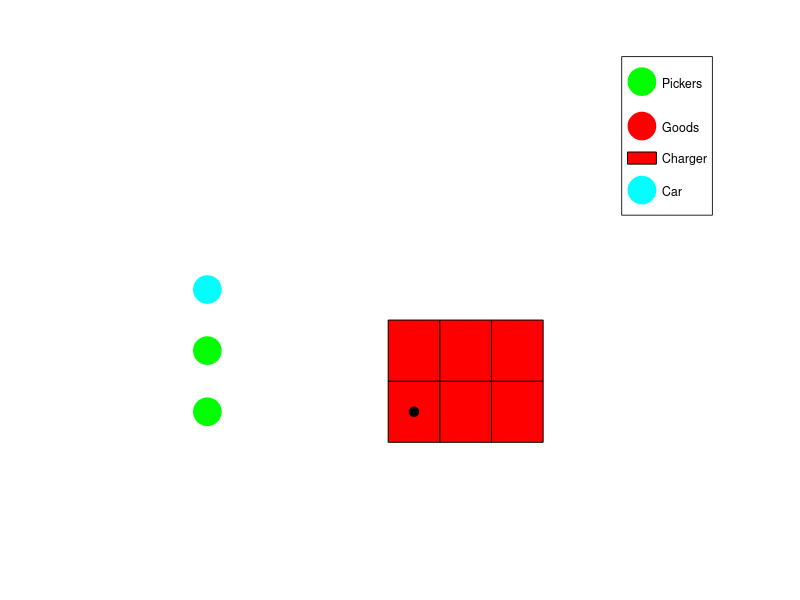

Recreate this plot in MATLAB. (Note: this script raises an error after producing the figure.)
clc, clear all, close all;
hold on;
axis([0, 60, 0, 20])
axis off

pick1 = scatter(10, 5, 400, 'g', 'MarkerFaceColor', 'g');
goods = scatter(10000, 100000, 400, 'r', 'MarkerFaceColor', 'r');
goods1 = rectangle('Position', [27.5, 3.75, 5, 2.5], 'EdgeColor', 'k', 'FaceColor', 'r');
charge1 = scatter(10, 10, 400, 'c', 'MarkerFaceColor', 'c');
car = scatter(1000, 1000, 50, 'k', 'MarkerFaceColor', 'k');

pick2 = scatter(10, 7.5, 400, 'g', 'MarkerFaceColor', 'g');

% goods2 = scatter(30, 10, 400, 'r', 'MarkerFaceColor', 'r');
% goods3 = scatter(40, 5, 400, 'r', 'MarkerFaceColor', 'r');
% goods4 = scatter(40, 10, 400, 'r', 'MarkerFaceColor', 'r');
% goods5 = scatter(50, 5, 400, 'r', 'MarkerFaceColor', 'r');
% goods6 = scatter(50, 10, 400, 'r', 'MarkerFaceColor', 'r');

goods2 = rectangle('Position', [27.5, 6.25, 5, 2.5], 'EdgeColor', 'k', 'FaceColor', 'r');
goods3 = rectangle('Position', [32.5, 3.75, 5, 2.5], 'EdgeColor', 'k', 'FaceColor', 'r');
goods4 = rectangle('Position', [32.5, 6.25, 5, 2.5], 'EdgeColor', 'k', 'FaceColor', 'r');
goods5 = rectangle('Position', [37.5, 3.75, 5, 2.5], 'EdgeColor', 'k', 'FaceColor', 'r');
goods6 = rectangle('Position', [37.5, 6.25, 5, 2.5], 'EdgeColor', 'k', 'FaceColor', 'r');

car1 = scatter(1, 1, 50, 'k', 'MarkerFaceColor', 'k');

t1 = linspace(0,30);
x1 = t1;
y1 = t1/6;

t2 = linspace(30, 10);
x2 = t2;
y2 = y1(end) + 0*t2;

t3 = linspace(10,30);
x3 = t3;
y3 = y1(end) + 0*t2;

%(30, 5) -> (10, 15)
t4 = linspace(30, 10);
x4 = t4;
y4 = linspace(15,30)/3;

legend('Pickers', 'Goods', 'Charger', 'Car')
status = 'Moving to goods';

for k = 1:length(t1)
    % Update the location of the scatter plot
    set(car1, 'XData', x1(k), ...    % Set the X Position of the circle to x(k)
                  'YData', y1(k))        % Set the Y Position of the circle to y(k)

    % Refresh the plot
    message = text(x1(k)-5, y1(k)+1, status);
    drawnow
    %pause(0.002)
    delete(message)
end

delete(message)
status = 'Collecting goods';
message = text(x1(k)-5, y1(k)+1, status);
drawnow
pause(1)
%goods1 = rectangle('Position', [27.5, 3.75, 5, 2.5], 'EdgeColor', 'k');
set(goods1, 'FaceColor', 'w')
set(car1, 'MarkerFaceColor', 'r')
status = 'Transporting goods';

for k = 1:length(t2)
    delete(message)
    % Update the location of the scatter plot
    set(car1, 'XData', x2(k), ...    % Set the X Position of the circle to x(k)
                  'YData', y2(k))        % Set the Y Position of the circle to y(k)

    % Refresh the plot
    message = text(x2(k)-5, y2(k)+1, status);
    drawnow
    %pause(0.001)
    delete(message)
end

status = 'Waiting for picking';
message = text(x2(k)-5, y2(k)+1, status);
pause(1)
delete(message)
status = 'Transporting goods';

for k = 1:length(t3)
    % Update the location of the scatter plot
    set(car1, 'XData', x3(k), ...    % Set the X Position of the circle to x(k)
                  'YData', y3(k))        % Set the Y Position of the circle to y(k)

    % Refresh the plot
    message = text(x3(k)-5, y3(k)+1, status);
    drawnow
    %pause(0.001)
    delete(message)
end

status = 'Returning goods';
message = text(x3(k)-5, y3(k)+1, status);
pause(1)
delete(message)
set(goods1, 'FaceColor', 'r')
set(car1, 'MarkerFaceColor', 'k')
status = 'Move to charge';

for k = 1:length(t4)
    % Update the location of the scatter plot
    set(car1, 'XData', x4(k), ...    % Set the X Position of the circle to x(k)
                  'YData', y4(k))        % Set the Y Position of the circle to y(k)

    % Refresh the plot
    message = text(x4(k)-5, y4(k)+1, status);
    drawnow
    pause(0.002)
    delete(message)
end

status = 'Charging';
message = text(x4(k)-3, y4(k)+1, status);